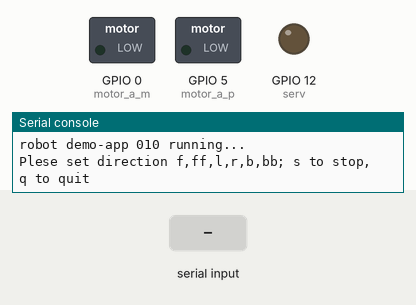
This program was run on a simulated ESP8266 board running MicroPython. On the bench: switched loads named in the program (green lamp = pin HIGH), output pins drawn as LEDs (lit = HIGH), the last lines printed to the serial console. The test bench sets the inputs (shaded band).

Above: at 1.2 s.
1.3 s: "s" typed at the serial console, then Enter
At 1.7 s:
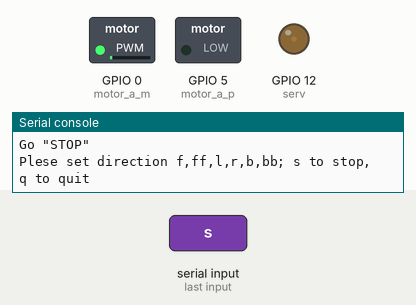
2.8 s: "f" typed at the serial console, then Enter
At 4.0 s:
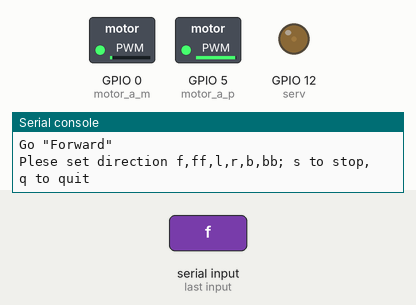
4.3 s: "b" typed at the serial console, then Enter
At 5.2 s:
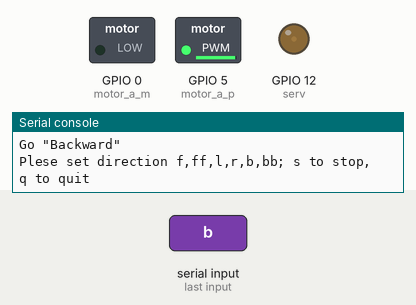
5.8 s: "ff" typed at the serial console, then Enter
At 6.4 s:
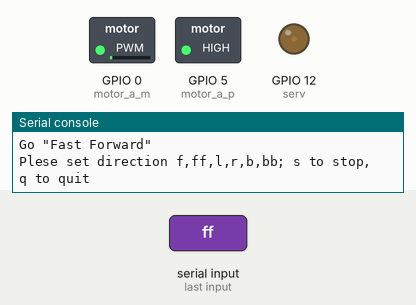
Timing chart, 0 to 8.3 s (numbered marks = the images above; inputs shaded):
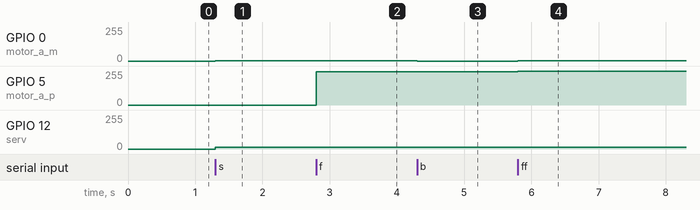

The program:

main-drive.py
```python
import machine
motor_a_p = machine.PWM(machine.Pin(5), freq=50)
motor_a_m = machine.PWM(machine.Pin(0), freq=50)
serv = machine.PWM(machine.Pin(12), freq=50)

print('robot demo-app 010 running...')

directions = ['s', 'f', 'ff', 'l', 'r', 'b', 'bb', 'q']
direction = 's'                                    # default direction "stop"
command = 'run'                                    # default "stop"
def run(direction):
    try:
        if direction == 's':
            motor_a_p.duty(0)
            motor_a_m.duty(1)
            serv.duty(60)
            print('Go "STOP"')

        elif direction == 'f':
            motor_a_p.duty(1000)
            motor_a_m.duty(1)
            print('Go "Forward"')

        elif direction == 'ff':
            motor_a_p.duty(2000)
            motor_a_m.duty(1)
            print('Go "Fast Forward"')

        elif direction == 'l':
            serv.duty(10)
            print('Go "Left"')

        elif direction == 'r':
            serv.duty(110)
            print('Go "Right"')

        elif direction == 'b':
            motor_a_p.duty(1000)
            motor_a_m.duty(-1)
            serv.duty(60)
            print('Go "Backward"')

        elif direction == 'bb':
            motor_a_p.duty(2000)
            motor_a_m.duty(-1)
            print('Go "Fast Backward"')

        else:
            print('Unknown direction')
    except:
        print('direction is {}'.format(direction))

while True:
    command = input("Plese set direction f,ff,l,r,b,bb; s to stop, q to quit ")
    if command == 'q':
        print('Thanks, quiting now')
        break
    else:
        run(command)
```

Measured:
- after the input at 1.3 s, GPIO 0 (motor_a_m): 0/255 → 1/255 at once; GPIO 12 (serv): 0/255 → 15/255 at once
- after the input at 2.8 s, GPIO 5 (motor_a_p): 0/255 → 249/255 at once
- after the input at 4.3 s, GPIO 0 (motor_a_m): 1/255 → 0/255 at once
- after the input at 5.8 s, GPIO 0 (motor_a_m): 0/255 → 1/255 at once; GPIO 5 (motor_a_p): 249/255 → 255/255 at once
